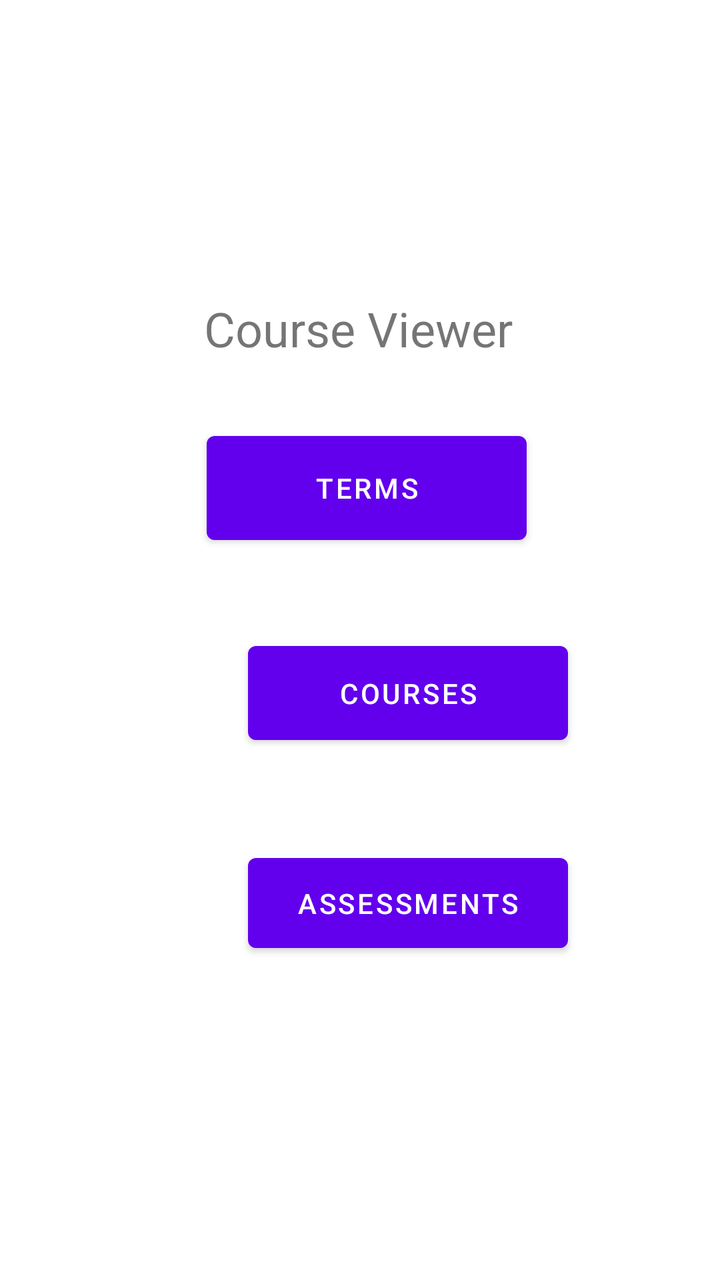
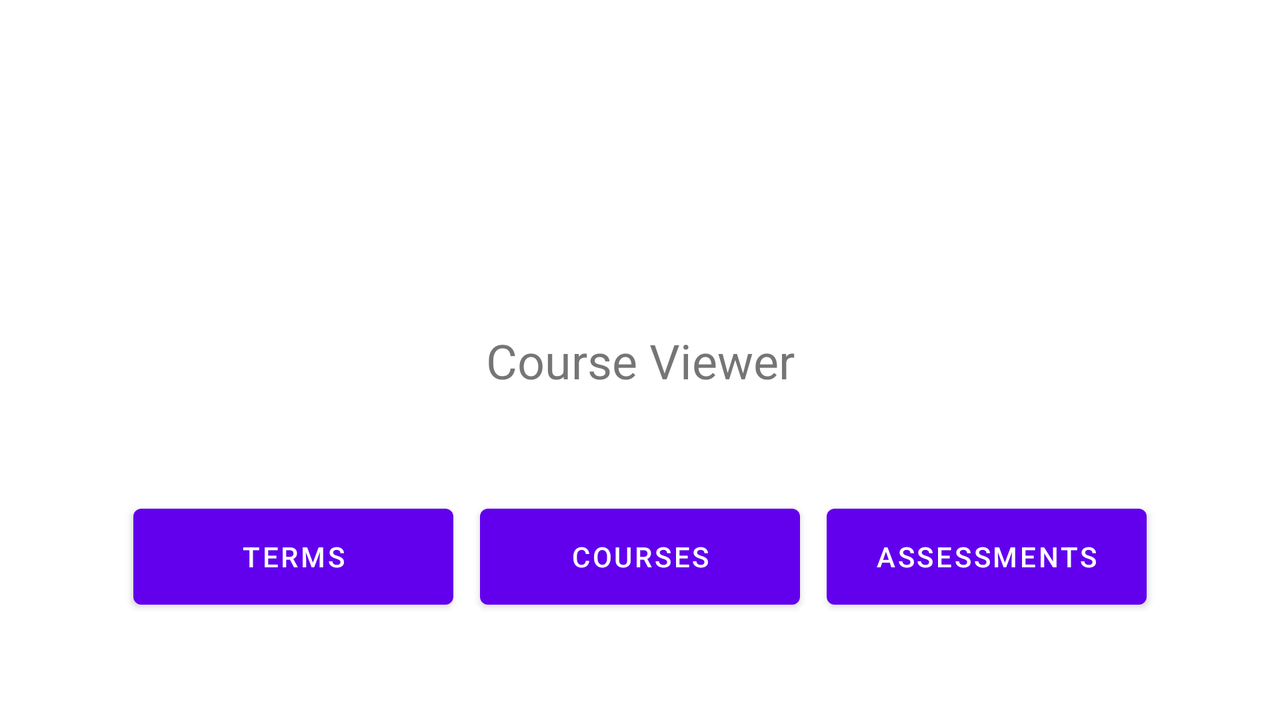

Two renders of one Android screen. The first uses the default layout on a phone; the second uses the alternative layout the repository ships for a different screen configuration, on a matching device. The two XML files are below.
<!-- AndroidManifest.xml: application theme Theme.ThompsonC196 -->
<!-- res/layout/activity_main.xml -->
<?xml version="1.0" encoding="utf-8"?>
<androidx.constraintlayout.widget.ConstraintLayout xmlns:android="http://schemas.android.com/apk/res/android"
    xmlns:app="http://schemas.android.com/apk/res-auto"
    xmlns:tools="http://schemas.android.com/tools"
    android:layout_width="match_parent"
    android:layout_height="match_parent"
    tools:context=".UI.MainActivity">

    <Button
        android:layout_width="160dp"
        android:layout_height="57dp"
        android:layout_marginStart="124dp"
        android:layout_marginBottom="160dp"
        android:onClick="onAssess"
        android:text="Assessments"
        app:layout_constraintBottom_toBottomOf="parent"
        app:layout_constraintStart_toStartOf="parent" />

    <TextView
        android:layout_width="156dp"
        android:layout_height="60dp"
        android:text="Course Viewer"
        android:textSize="24sp"
        app:layout_constraintBottom_toBottomOf="parent"
        app:layout_constraintLeft_toLeftOf="parent"
        app:layout_constraintRight_toRightOf="parent"
        app:layout_constraintTop_toTopOf="parent"
        app:layout_constraintVertical_bias="0.255" />

    <Button
        android:layout_width="160dp"
        android:layout_height="64dp"
        android:layout_marginStart="156dp"
        android:layout_marginEnd="167dp"
        android:layout_marginBottom="364dp"
        android:onClick="onTerm"
        android:text="Terms"
        app:layout_constraintBottom_toBottomOf="parent"
        app:layout_constraintEnd_toEndOf="parent"
        app:layout_constraintHorizontal_bias="0.43"
        app:layout_constraintStart_toStartOf="parent" />

    <Button
        android:layout_width="160dp"
        android:layout_height="59dp"
        android:layout_marginStart="124dp"
        android:layout_marginBottom="264dp"
        android:onClick="onCourse"
        android:text="Courses"
        app:layout_constraintBottom_toBottomOf="parent"
        app:layout_constraintStart_toStartOf="parent" />

</androidx.constraintlayout.widget.ConstraintLayout>
<!-- resources referenced by this layout -->
<resources>
  <style name="Theme.ThompsonC196" parent="Theme.MaterialComponents.DayNight.DarkActionBar">
          
          <item name="colorPrimary">@color/purple_500</item>
          <item name="colorPrimaryVariant">@color/purple_700</item>
          <item name="colorOnPrimary">@color/white</item>
          
          <item name="colorSecondary">@color/teal_200</item>
          <item name="colorSecondaryVariant">@color/teal_700</item>
          <item name="colorOnSecondary">@color/black</item>
          
          <item name="android:statusBarColor" tools:targetApi="l">?attr/colorPrimaryVariant</item>
          
      </style>
</resources>
<!-- res/layout-land/activity_main.xml (the repository's variant of the layout above) -->
<!-- drawn on the phone turned sideways -->
<?xml version="1.0" encoding="utf-8"?>
<androidx.constraintlayout.widget.ConstraintLayout xmlns:android="http://schemas.android.com/apk/res/android"
    xmlns:app="http://schemas.android.com/apk/res-auto"
    xmlns:tools="http://schemas.android.com/tools"
    android:layout_width="match_parent"
    android:layout_height="match_parent"
    tools:context=".UI.MainActivity">

    <TextView
        android:id="@+id/textView5"
        android:layout_width="wrap_content"
        android:layout_height="wrap_content"
        android:text="Course Viewer"
        android:textSize="24sp"
        app:layout_constraintBottom_toBottomOf="parent"
        app:layout_constraintLeft_toLeftOf="parent"
        app:layout_constraintRight_toRightOf="parent"
        app:layout_constraintTop_toTopOf="parent" />

    <LinearLayout
        android:layout_width="wrap_content"
        android:layout_height="wrap_content"
        android:orientation="horizontal"
        app:layout_constraintBottom_toBottomOf="parent"
        app:layout_constraintEnd_toEndOf="parent"
        app:layout_constraintStart_toStartOf="parent"
        app:layout_constraintTop_toBottomOf="@+id/textView5">

        <Button
            android:layout_width="160dp"
            android:layout_height="60dp"
            android:layout_marginHorizontal="20px"
            android:gravity="center"
            android:onClick="onTerm"
            android:text="Terms" />

        <Button
            android:layout_width="160dp"
            android:layout_height="60dp"
            android:layout_marginHorizontal="20px"
            android:onClick="onCourse"
            android:text="Courses" />

        <Button
            android:layout_width="160dp"
            android:layout_height="60dp"
            android:layout_marginHorizontal="20px"
            android:onClick="onAssess"
            android:text="Assessments" />

    </LinearLayout>

</androidx.constraintlayout.widget.ConstraintLayout>
